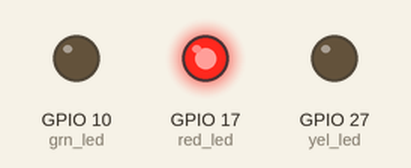
A program run on a simulated Raspberry Pi (BCM pin numbers). On the bench: output pins drawn as LEDs (lit = HIGH).

Above: at 0.1 s.
Timing chart, 0 to 1.6 s (numbered marks = the images above):
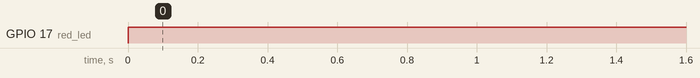

The program:

Traffic_Lights.py
```python
# Start of Traffic Lights Project for the Raspberry Pi
from gpiozero import LED
from time import sleep
# These pin numbers (17, 27, 10) need to correspond to the pins you connect your jumper wires to on the 40 pin header on the Raspberry Pi
red_led = LED(17)
yel_led = LED(27)
grn_led = LED(10)
while True:
    # Red light on
    red_led.on()
    yel_led.off()
    grn_led.off()
    sleep(2)
    # Now continue to add in the full sequence of lights
```

Measured:
- by itself, GPIO 17 (red_led): LOW → HIGH at 0.00 s
